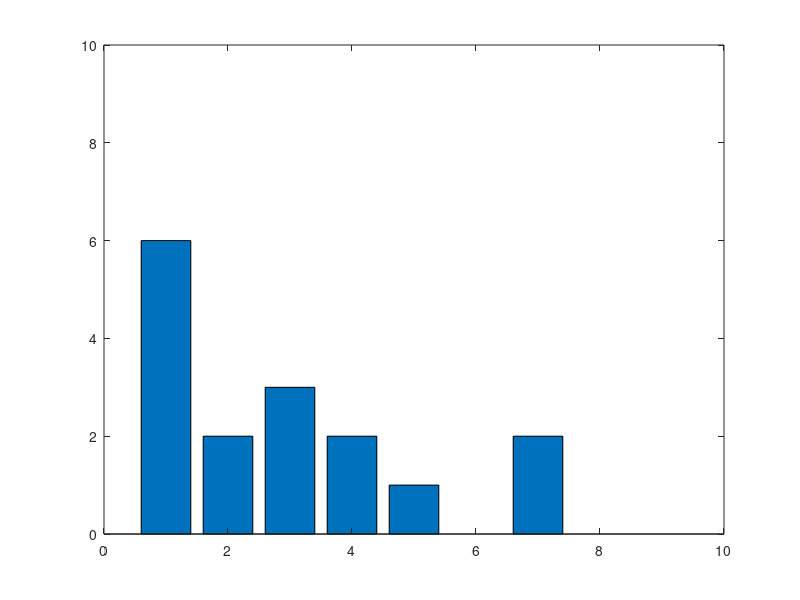
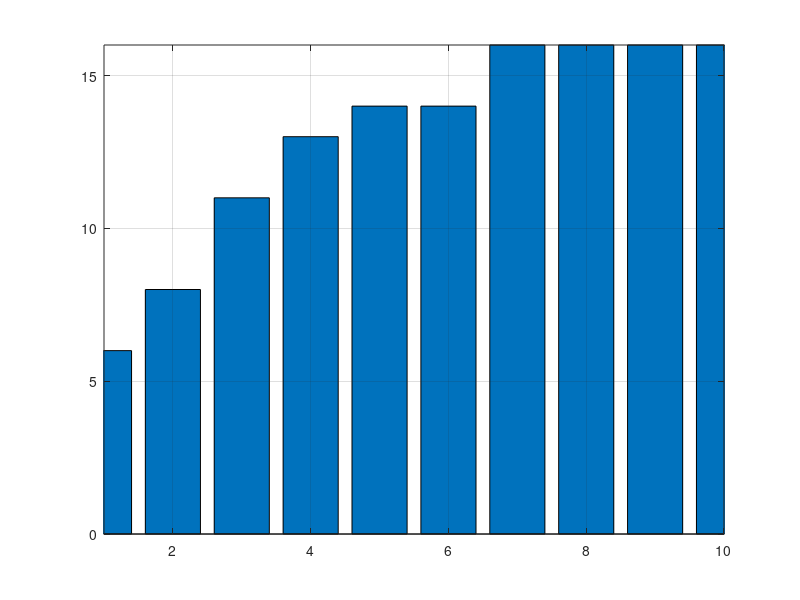
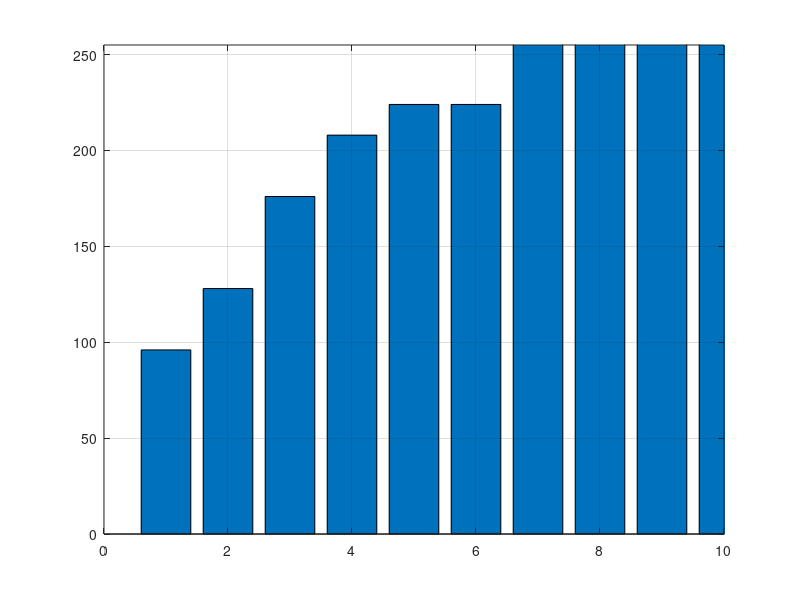

These charts were generated, in order, by the following MATLAB code:
Citra_3_bit = [1 3 4 5; 1 2 1 1; 3 3 4 7; 2 1 1 7];

% Histogram
[n m] = size(Citra_3_bit);
H = zeros(1,256) ;
for x = 1 : n
    for y = 1 : m
        ii = Citra_3_bit(x,y)
        H(ii+1) = H(ii+1) +1;
    end
end
figure(1)
grid on 
bar (0:255,H);
axis([0 10 0 10])

% Distribusi Komulatif 
for w = 1: 256
    c(w) = sum(H(1:w));
end
figure(2)
bar(0:255,c)
grid on 
axis([1 10 0 m*n])

% Histogram Equalisasi
for k = 1  : 256 
    wb(k) = round (c(k)*256/(m*n));
end
figure(3)
bar(0:255,wb)
axis([0 10 0 255])
grid on 

c = Citra_3_bit;
[n m] = size(c); 

for x = 1 : n 
    for y = 1 : m 
        ii = c(x,y);
        c(x,y) = wb(ii+1);
    end
end
